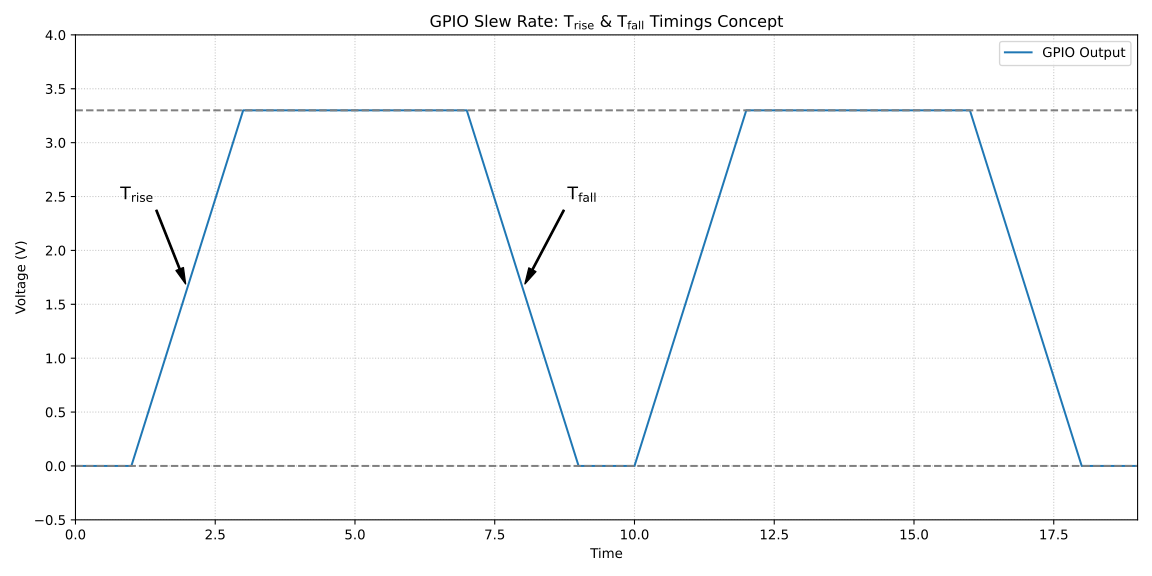

This figure's Python source:
import matplotlib.pyplot as plt

plt.figure(figsize=(12, 6))

time = [0, 1, 3, 7, 9, 10, 12, 16, 18, 19]
voltage = [0, 0, 3.3, 3.3, 0, 0, 3.3, 3.3, 0, 0]

plt.plot(time, voltage, label="GPIO Output")

plt.annotate(
    r"$\text{T}_\text{rise}$",
    xy=(2, 1.65),
    xytext=(0.8, 2.475),
    arrowprops=dict(facecolor="black", shrink=0.05, width=1, headwidth=6),
    fontsize=13,
)
plt.annotate(
    r"$\text{T}_\text{fall}$",
    xy=(8, 1.65),
    xytext=(8.8, 2.475),
    arrowprops=dict(facecolor="black", shrink=0.05, width=1, headwidth=6),
    fontsize=13,
)

plt.title(
    r"GPIO Slew Rate: $\text{T}_\text{rise}$ & $\text{T}_\text{fall}$ Timings Concept"
)
plt.xlabel("Time")
plt.ylabel("Voltage (V)")
plt.ylim(-0.5, 4.0)
plt.xlim(0.0, 19.0)
plt.axhline(0, color="gray", linestyle="--")
plt.axhline(3.3, color="gray", linestyle="--")
plt.legend(loc="upper right")
plt.grid(True, linestyle=":", alpha=0.7)

plt.tight_layout()
plt.savefig("gpio-slew-rate-concept.svg", dpi=300)
plt.show()
